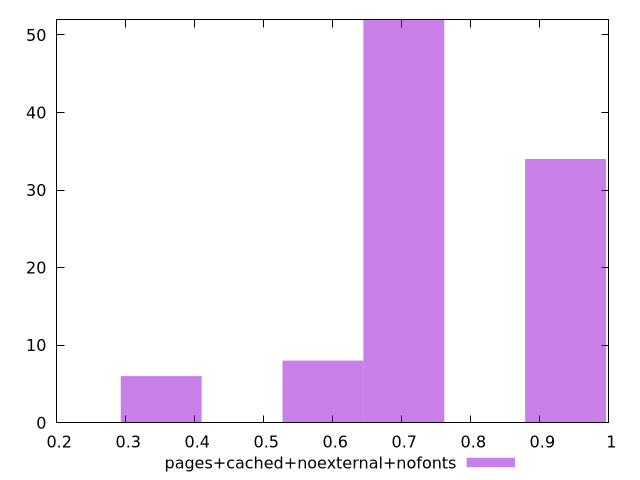

The gnuplot source for this figure:
$_pagesCachedNoexternalNofonts <<EOF
0.7029529035654861 52
0.9372705380873149 34
0.35147645178274306 6
0.5857940863045717 8
EOF
set key outside below
set terminal pngcairo
set output "report_00006_2020-11-02T20-21-41.718Z/cumulative-layout-shift/pages+cached+noexternal+nofonts//hist.png"
set yrange [0:52]
set boxwidth 0.11715881726091436
set style fill transparent solid 0.5 noborder
plot $_pagesCachedNoexternalNofonts title "pages+cached+noexternal+nofonts" with boxes ,
